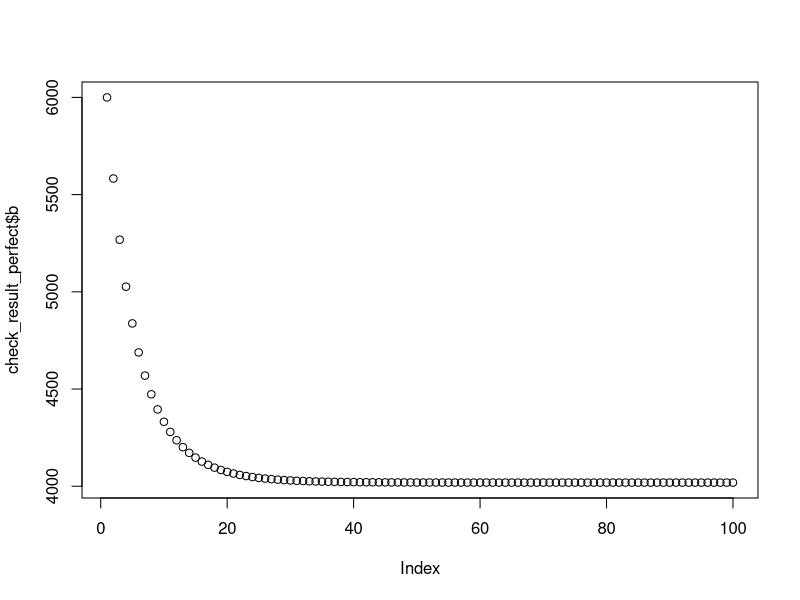

Write the R code that produced this figure. (Note: this script raises an error after producing the figure.)
## ---- chunk 1
knitr::opts_chunk$set(echo = TRUE)
library(tidyverse)
## ---- chunk 2
#Baseline model with error around the f_ratio (f/fmsy) and no repetition of the stock assessment process for the duration of the simulation:

sim_perfect <- function(b, r, r_s, p, k, years){
  
  results <- data.frame(
    b = rep(NA, years), c = rep(NA, years), 
    year = 1:years, r = rep(NA, years), 
    f_msy = rep(NA, years)) #Setup the results dataframe 
  
  #Set the initial result for the outputs in year 1
  results$b[1] = b
  results$r[1] = r
  fmsy <-function(r,p){r * (1 / (1+p))} #set up the function to calculate Fmsy based on growth (r) and shape parameter (p)
  r_calc1 <- results$r[1]
  results$f_msy[1] <- fmsy(r=r_calc1, p=p) #calculate fmsy in year 1 based on historical parameters
  results$c[1] = results$f_msy[1] * results$b[1] #calculate catch in year one based on f_msy
  
  ## Loop the model over the specified number of years
  for (t in 2:years) {

    results$r[t] = results$r[t-1] + (r_s*results$r[t-1]) 
    
    # Calculate fmsy in time t from current r 
    r_calc2 <- results$r[t]
    results$f_msy[t] <- fmsy(r=r_calc2, p=p)
    results$b[t] = results$b[t-1] + (results$r[t-1] / p)*results$b[t-1]*(1 - ((results$b[t-1]/k) ^ p))-results$c[t-1]
    results$c[t] = results$f_msy[t] * results$b[t]

}
  return(results)
}
## ---- chunk 3

check_result_perfect <- sim_perfect(b=6000, r=0.2, r_s=-0.005, p=0.2, k=10000, years=100)

plot(check_result_perfect$b)
## ---- chunk 4

#Design experiments
list_perfect <- list(
  b = c(1500, 4000, 6000),
  r = seq(0.1, .8, .05),
  r_s = seq(-0.015, 0.020, 0.002), 
  p = 0.2,
  k = 10000,
  years = 100
)

input_perfect <- list_perfect %>%
  cross()


## ---- chunk 5

results = list()

#Run the model over the input lists:

for(i in 1:810){
  results[[i]] <- sim_perfect(b=input_perfect[[i]]$b, r=input_perfect[[i]]$r,
                             r_s=input_perfect[[i]]$r_s, p=input_perfect[[i]]$p,
                             k=input_perfect[[i]]$k,years=input_perfect[[i]]$years)
}

## ---- chunk 6

#Create the list of column names:
col_names <- c("b", "c", "year", "r", "f_msy", "id", "r_0", "r_s")

#Create a new list with ids
results_id <- list()

#Loop to add ids to each experiment in the list - make sure the 1:xxx matches the number of lists in the results
for(i in 1:810){
  dat <- as.data.frame(matrix(unlist(results[i]), ncol = 5))
  dat$id <- i
  dat$r_0 <- rep(input_perfect[[i]]$r, 100)
  dat$r_s <- rep(input_perfect[[i]]$r_s, 100)
  results_id[[i]] <- dat
}

#Bind all the experiments together
results_perfect <- bind_rows(results_id)

#Update the column names:
colnames(results_perfect) <- col_names

#Write as CSV:
library(here)
write.csv(results_perfect, file=file.path(here(),"/FISHE_tests/perfect_management/csv_results/perfect.csv"),
          row.names = FALSE)

